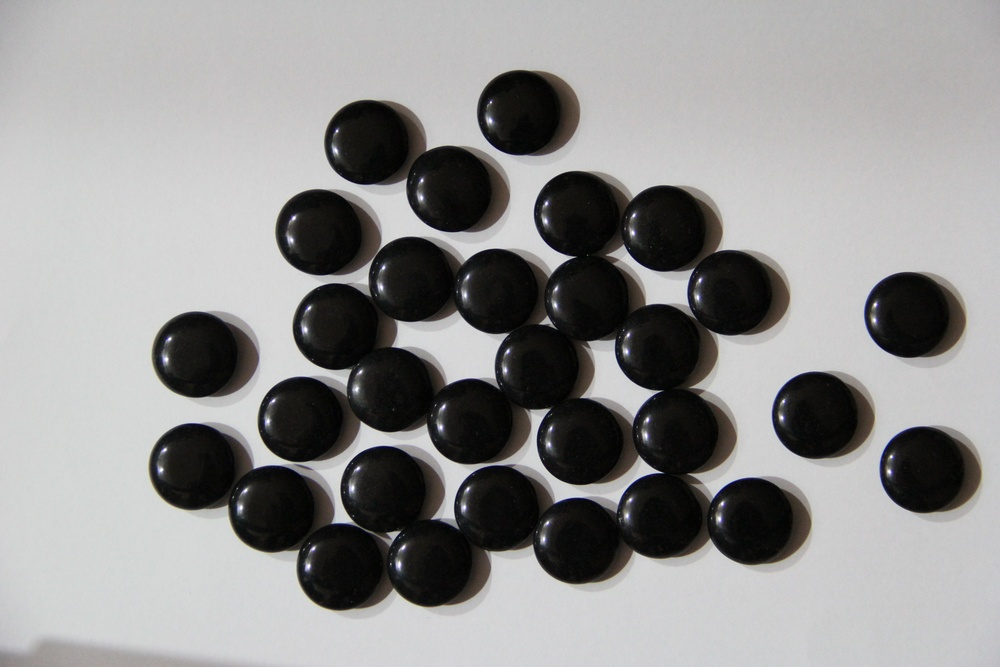
#> input picture IMG_5704.JPG, 1000 x 667 px, shrunk from 5184 x 3456 before the run
$ python hw.py
#> lines starting #> are read from the running program, lines starting #| are printed output that depends on the picture; after the words box and inside, x2 and y2 are one past the last pixel; in counts of white or black regions, pixels touching at a corner belong together
import cv2
import numpy as np
img = cv2.imread('IMG_5704.JPG', 0)
#> img: shape (667, 1000); min 0, max 255, mean 145.1
cv2.namedWindow('Input', cv2.WINDOW_NORMAL)
cv2.imshow('Input', img)
ret,out1 = cv2.threshold(img, 127, 255,cv2.THRESH_BINARY_INV)
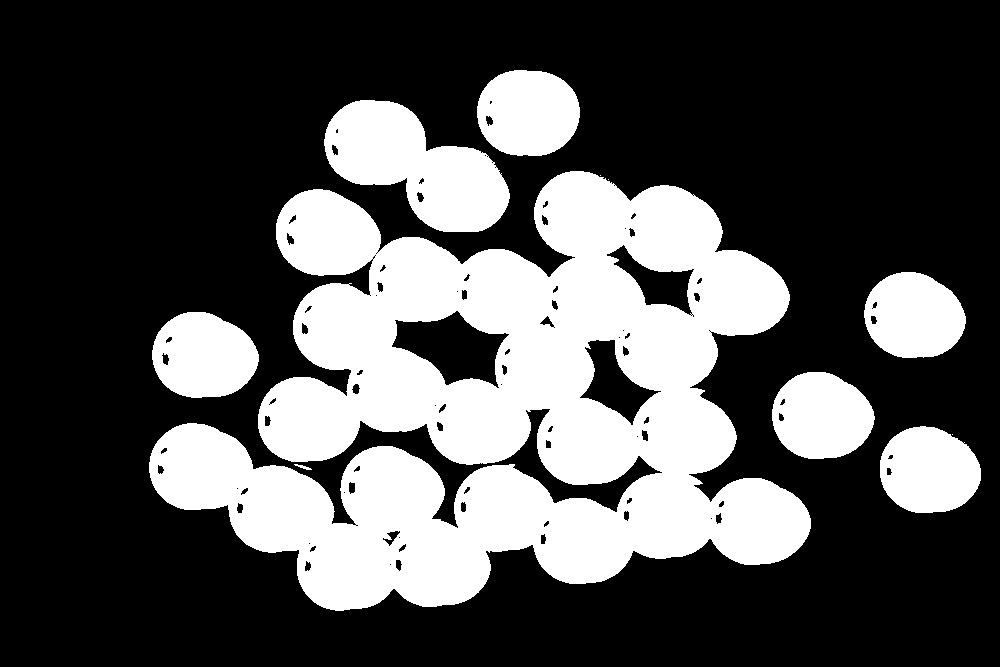
#> out1: shape (667, 1000); 31.2% white; 11 white regions (3 under 20 px), largest, box (x1, y1, x2, y2) and area: (149, 171, 811, 611) 159198, (324, 100, 510, 232) 13954, (477, 70, 580, 156) 7123
cv2.namedWindow('Binay', cv2.WINDOW_NORMAL)
cv2.imshow('Binay', out1)
kernel1= cv2.getStructuringElement(cv2.MORPH_ELLIPSE,(200,200))#300,200,200
erosion = cv2.erode(out1, kernel1)
#> erosion: shape (667, 1000); every value is 0
cv2.namedWindow('erode', cv2.WINDOW_NORMAL)
cv2.imshow('erode', erosion)
kernel2= cv2.getStructuringElement(cv2.MORPH_ELLIPSE,(50,50))#80,50,50
dilation = cv2.dilate(erosion, kernel2)
cv2.namedWindow('dilate', cv2.WINDOW_NORMAL)
cv2.imshow('dilate', dilation)
contours, hierarchy = cv2.findContours(dilation,cv2.RETR_EXTERNAL,cv2.CHAIN_APPROX_SIMPLE)
#> contours = []
img = cv2.imread('IMG_5704.JPG')
#> img is the input picture: shape (667, 1000, 3); mean B, G, R 144.6, 145, 145.6
cv2.drawContours(img,contours,-1,(0,255,0),20)
cv2.namedWindow('Result', cv2.WINDOW_NORMAL)
cv2.imshow('Result', img)
print(str(len(contours)))
#| 0
cv2.waitKey(0)

$ run again, with IMG_5702.JPG copied over IMG_5704.JPG
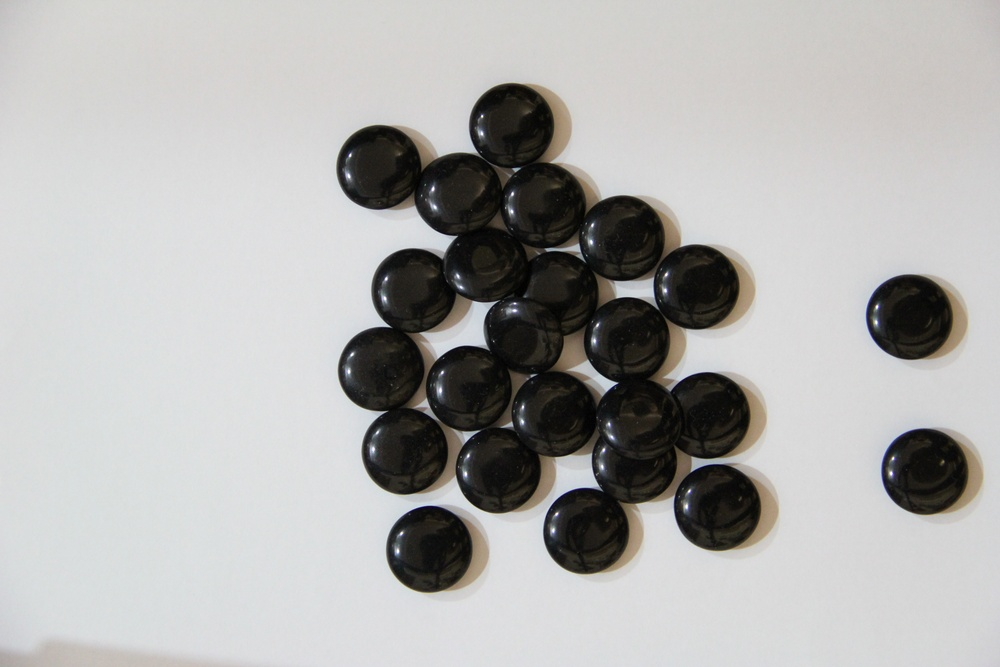
#> input picture IMG_5702.JPG, 1000 x 667 px, shrunk from 5184 x 3456 before the run
#> `ret,out1 = cv2.threshold(img, 127, 255,cv2.THRESH_BINARY_INV)`:
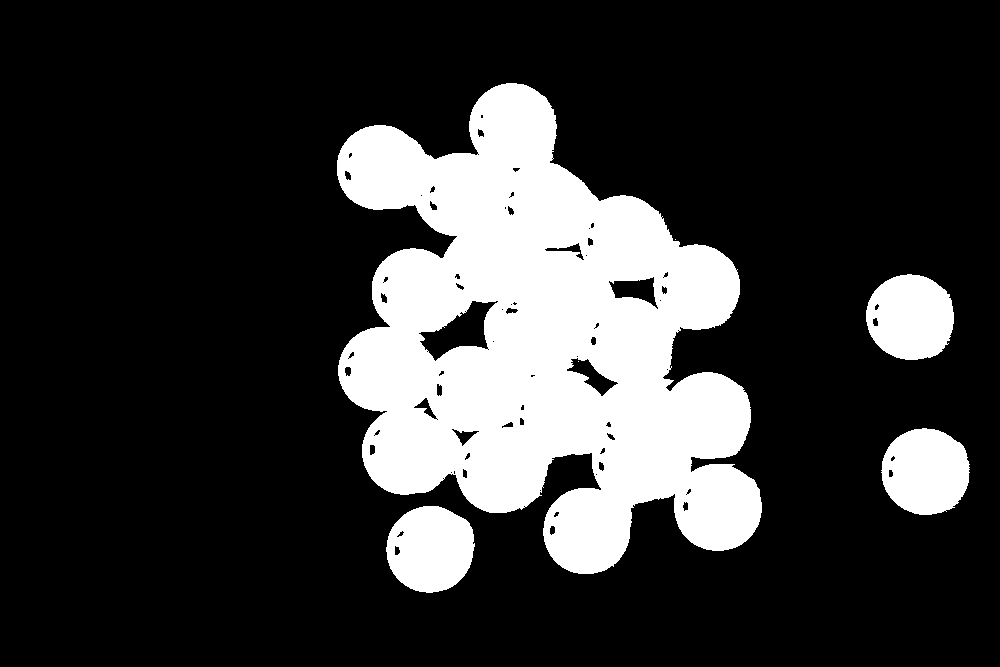
#> out1: shape (667, 1000); 21.1% white; 6 white regions (2 under 20 px), largest, box (x1, y1, x2, y2) and area: (337, 83, 762, 574) 122637, (881, 428, 970, 515) 6028, (386, 506, 475, 593) 5984, (866, 274, 954, 360) 5957
#> erosion: shape (667, 1000); every value is 0
#> contours = []
#> img is the input picture: shape (667, 1000, 3); mean B, G, R 173.7, 175.1, 175.6
#| 0

$ run again, with IMG_5703.JPG copied over IMG_5704.JPG
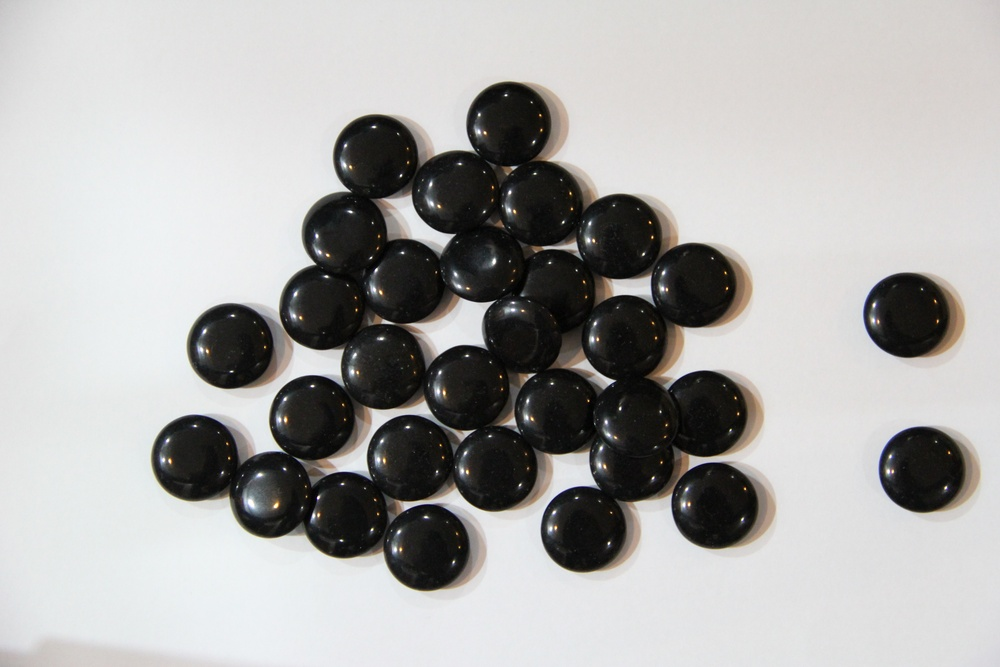
#> input picture IMG_5703.JPG, 1000 x 667 px, shrunk from 5184 x 3456 before the run
#> `ret,out1 = cv2.threshold(img, 127, 255,cv2.THRESH_BINARY_INV)`:
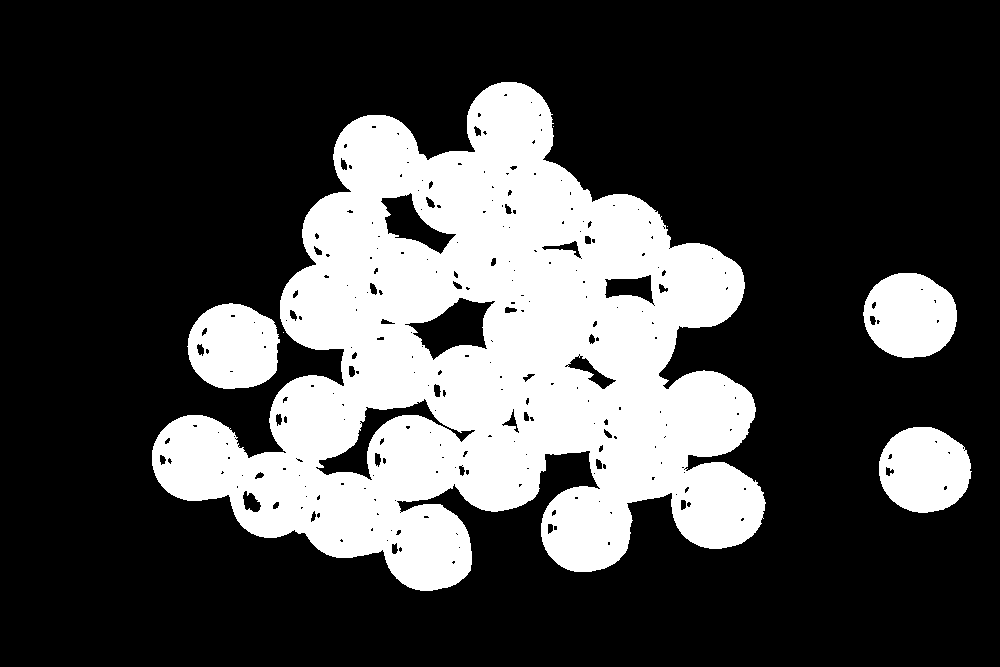
#> out1: shape (667, 1000); 27.4% white; 7 white regions (3 under 20 px), largest, box (x1, y1, x2, y2) and area: (152, 82, 766, 591) 163852, (863, 273, 957, 358) 6214, (187, 303, 280, 389) 6203, (879, 427, 972, 513) 6177
#> erosion: shape (667, 1000); every value is 0
#> contours = []
#> img is the input picture: shape (667, 1000, 3); mean B, G, R 170, 171.2, 172
#| 0
